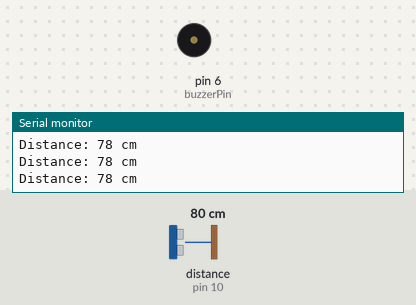
A sketch run on a simulated Arduino Uno, built with avr-gcc and run on an emulated ATmega328P. Parts: buzzer (waves = sounding, pin HIGH), the last lines printed to the serial monitor. Wiring (inferred from the names in the program): ultrasonic range finder: trigger pin 9; echo pin 10. The inputs (shaded band) are chosen by the test bench; at power-on: distance to the obstacle (sensor on pin 10) 80 cm. The echo pulse lasts 58.3 µs per cm; pins used as bus, display or sensor lines are not drawn.

Above: at 1.3 s.
1.4 s: distance to the obstacle (sensor on pin 10) set to 8 cm
2.9 s: distance to the obstacle (sensor on pin 10) set to 5 cm
At 3.3 s:
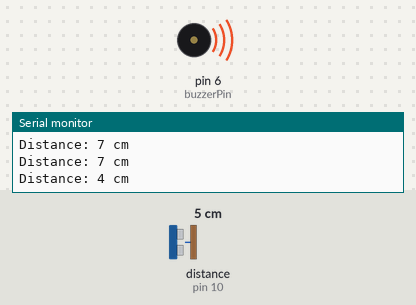
4.5 s: distance to the obstacle (sensor on pin 10) set to 9 cm
At 5.7 s:
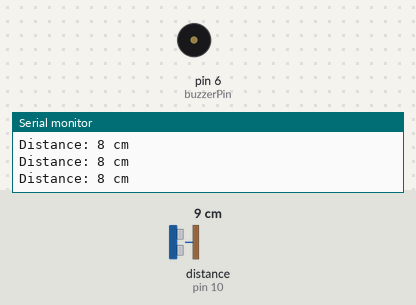
6.0 s: distance to the obstacle (sensor on pin 10) set to 4 cm
At 7.0 s:
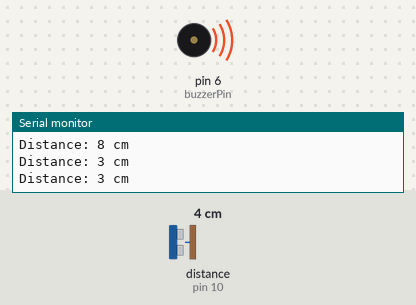
Timing chart, 0 to 8.5 s (numbered marks = the images above; inputs shaded):
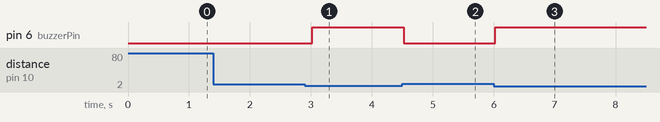

Measured:
- the behaviour switches between 7 and 6 cm on distance to the obstacle (sensor on pin 10) (found by bisection; images 0 and 1)
- after the input at 2.9 s, pin 6 (buzzerPin): LOW → HIGH after 0.12 s
- after the input at 4.5 s, pin 6 (buzzerPin): HIGH → LOW at once
- after the input at 6.0 s, pin 6 (buzzerPin): LOW → HIGH at once

The sketch:

ultrasonic.ino
```cpp
// Define the pins for the sonar sensor and buzzer
const int trigPin = 9; // Trig pin of the sonar sensor
const int echoPin = 10; // Echo pin of the sonar sensor
const int buzzerPin = 6; // Buzzer pin

void setup() {
  Serial.begin(9600); // Initialize serial communication for output
  pinMode(trigPin, OUTPUT); // Set trig pin as an output
  pinMode(echoPin, INPUT); // Set echo pin as an input
  pinMode(buzzerPin, OUTPUT); // Set buzzer pin as an output
}

void loop() {
  long duration, distance; // Variables to hold the duration and distance

  digitalWrite(trigPin, LOW);
  delayMicroseconds(2);

  digitalWrite(trigPin, HIGH);
  delayMicroseconds(10);
  digitalWrite(trigPin, LOW);

  duration = pulseIn(echoPin, HIGH);

  distance = duration * 0.034 / 2;

  if (distance >= 400 || distance <= 2) {
    Serial.println("Out of range");
  } else {
    Serial.print("Distance: ");
    Serial.print(distance);
    Serial.println(" cm");
  }

  if (distance <= 5) {
    // If the distance is 5cm or less, trigger the buzzer
    digitalWrite(buzzerPin, HIGH);
  } else {
    digitalWrite(buzzerPin, LOW);
  }

  delay(500);
}
```
